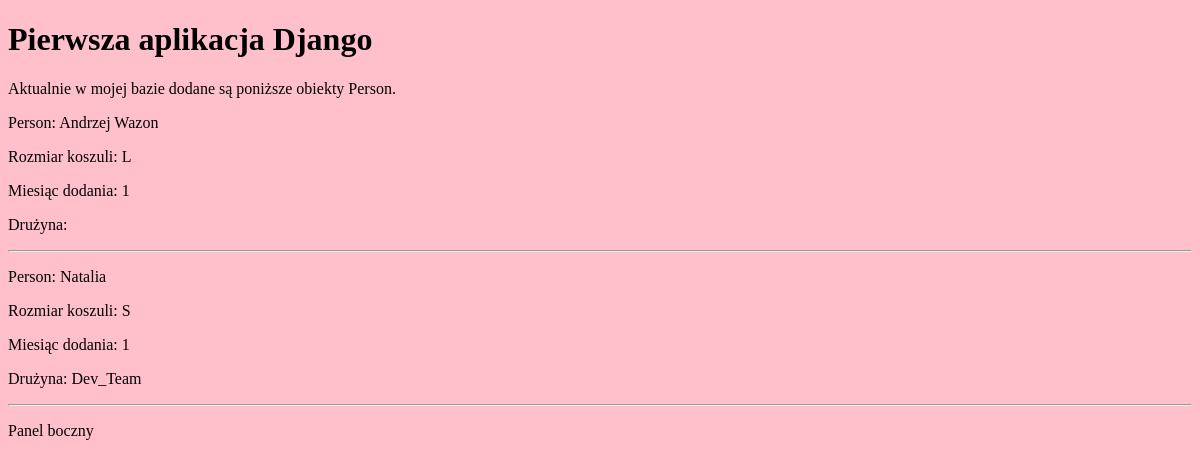
Before: /folder_aplikacji/persons_html/ with the older database file.
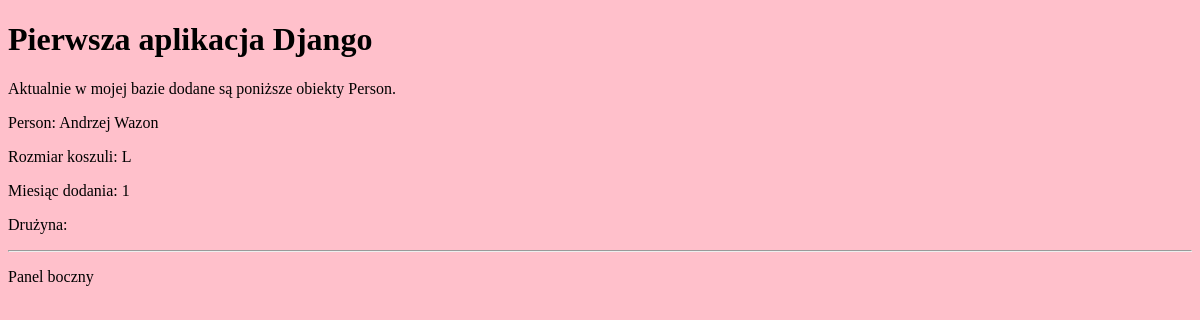
After: the same page with the newer database file.
### folder_aplikacji/models.py (models this page shows, shortened)
class Person(models.Model):
    name = models.CharField(max_length=60)
    pseudonim = models.CharField(max_length=80, default="")
    shirt_size = models.CharField(max_length=1, choices=SHIRT_SIZES, default=SHIRT_SIZES[0][0])
    month_added = models.IntegerField(choices=MONTHS.choices, default=MONTHS.choices[0][0])
    team = models.ForeignKey(Team, null=True, blank=True, on_delete=models.SET_NULL)

class Team(models.Model):
    name = models.CharField(max_length=60)
    country = models.CharField(max_length=2)

### folder_aplikacji/views.py (the view)
# urls.py: path("persons_html/", views.person_list_html),
def person_list_html(request):
    persons = Person.objects.all()
    return render(request,
                  "folder_aplikacji/person/list.html",
                  {'persons': persons})

### folder_aplikacji/templates/folder_aplikacji/person/list.html (shortened to what this page needs)
{% extends "folder_aplikacji/base.html" %}
{% block content %}
Aktualnie w mojej bazie dodane są poniższe obiekty Person.
{% for person in persons %}
<p>Person: {{ person.name }}</p>
<p>Rozmiar koszuli: {{ person.shirt_size }}</p>
<p>Miesiąc dodania: {{ person.month_added }}</p>
<p>Drużyna: {{ person.team.name }}</p>
<hr>
{% endfor %}
{% endblock %}

Changed rows visible on the page:
removed Person: name "Natalia", shirt_size "S", month_added "1", team.name "Dev_Team"
